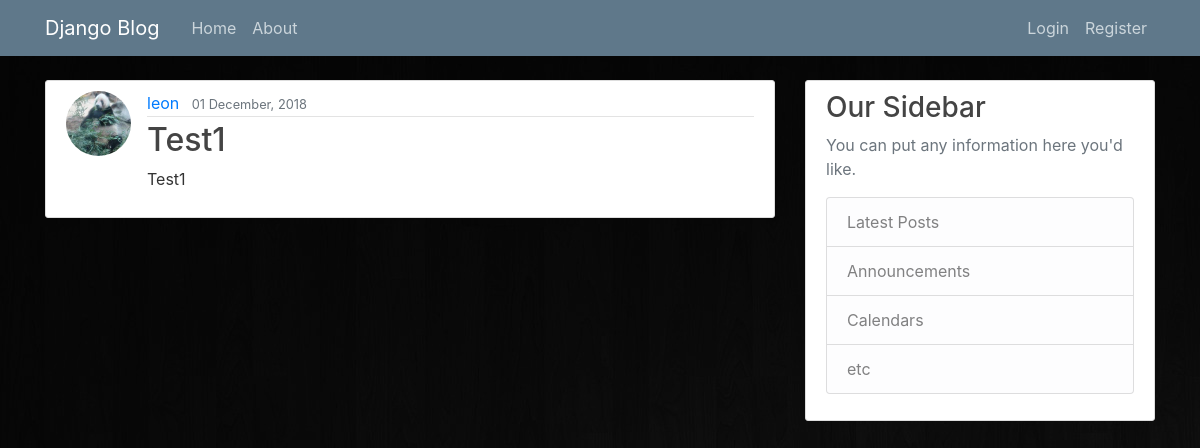
The app's page /post/36/ with its own data.
### blog/models.py (models this page shows, shortened)
class Post(models.Model):
    title=models.CharField(max_length=100)
    content=models.TextField()
    date_posted=models.DateTimeField(default=timezone.now)
    author=models.ForeignKey(User, on_delete=models.CASCADE)

### users/models.py (models this page shows, shortened)
class Profile(models.Model):
    user=models.OneToOneField(User, on_delete=models.CASCADE)
    image=models.ImageField(default='default.jpg', upload_to='profile_pics')

### blog/views.py (the view)
# urls.py: path('post/<int:pk>/', PostDetailView.as_view(), name='post-detail'),
class PostDetailView(DetailView):
    model=Post

### blog/templates/blog/post_detail.html (shortened to what this page needs)
{%extends "blog/base.html"%}
{% block content%}
	<article class="media content-section">
	 <img class="rounded-circle article-img" src="{{object.author.profile.image.url}}">
	  <div class="media-body">
	    <div class="article-metadata">
	      <a class="mr-2" href="{% url 'user-posts' object.author.username %}">{{ object.author }}</a>
	      <small class="text-muted">{{ object.date_posted|date:"d F, Y" }}</small>
	    </div>
	    <h2 class="article-title">{{ object.title }}</h2>
	    <p class="article-content">{{ object.content }}</p>
	  </div>
	</article>
{%endblock content%}

### blog/static/blog/main.css (style rules this page uses)
body { background: #fafafa; color: #333333; margin-top: 5rem; }
h1, h2, h3, h4, h5, h6 { color: #444444; }
.content-section { background: #ffffff; padding: 10px 20px; border: 1px solid #dddddd; border-radius: 3px; margin-bottom: 20px; }
.article-title { color: #444444; }
.article-content { white-space: pre-line; }
.article-img { height: 65px; width: 65px; margin-right: 16px; }
.article-metadata { padding-bottom: 1px; margin-bottom: 4px; border-bottom: 1px solid #e3e3e3 }

### records on screen
Post: author.profile.image (picture), author "leon", date_posted "01 December, 2018", title "Test1", content "Test1"
